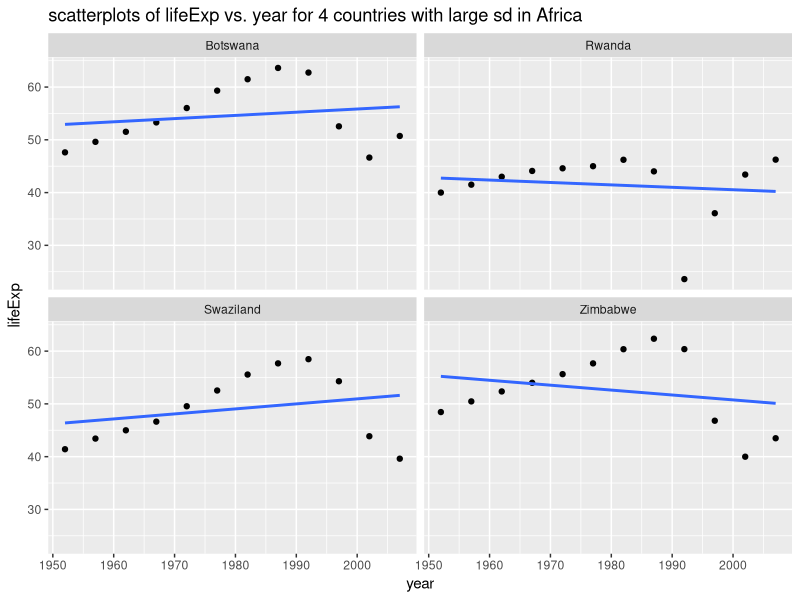
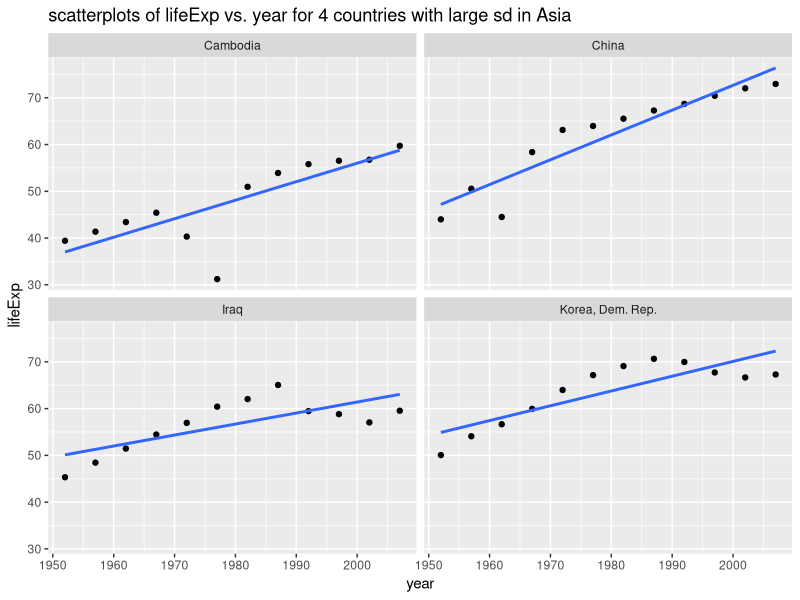
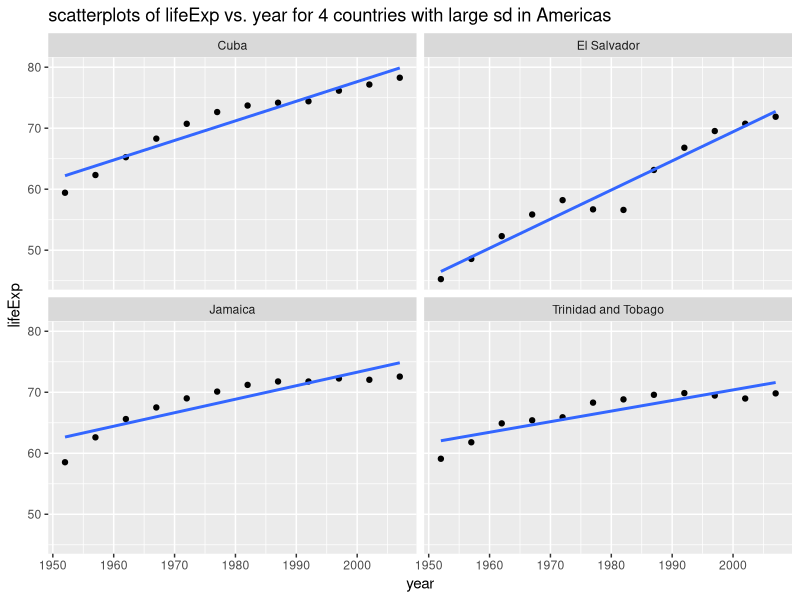
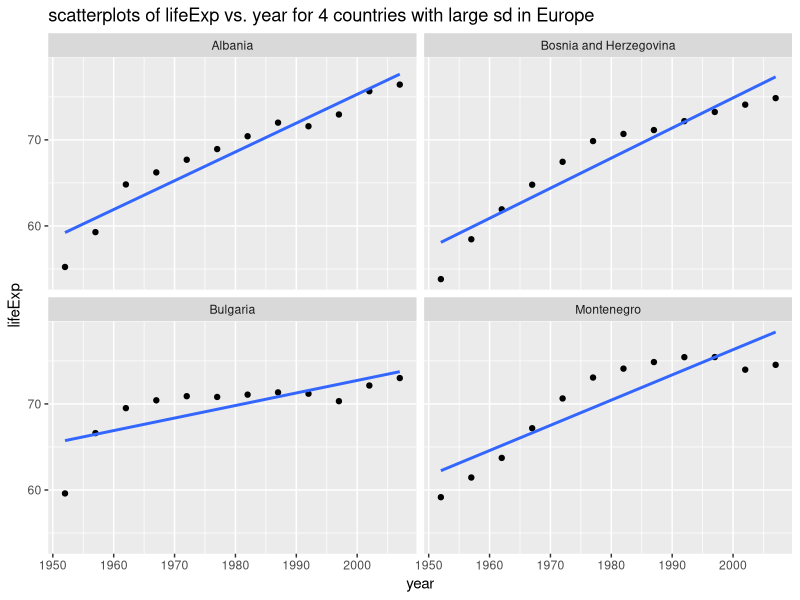

R code for these plots, in order:
library(ggplot2)
library(plyr)
library(dplyr)
library(broom)
library(tidyverse)

# import the data created in the first script
gapminder <- read.delim("gapminder_reorder.tsv")

## make sure the new continent order is still in force
gapminder%>%
  group_by(continent)%>%
  summarise(min(lifeExp))

## Fit a linear regression of life expectancy on year within each country. 
## Write the estimated intercepts, slopes, and residual error variance (or sd) to file. 
## The R package broom may be useful here.
le_l_yr <- function(df) {
  lm(lifeExp ~ I(year - 1950), data = df)
}

gap_nested2 <- gapminder %>% 
  group_by(continent, country) %>% 
  nest()

gap_coefs2 <- gap_nested2 %>% 
  mutate(fit = map(data, le_l_yr),
         tidy = map(fit, tidy)) %>% 
  dplyr::select(continent, country, tidy) %>% 
  unnest(tidy)

gap_coefs2 <- gap_coefs2 %>%
  mutate(term = recode(term,
                       `(Intercept)` = "intercept",
                       `I(year - 1950)` = "slope"))

gap_ests2 <- gap_coefs2 %>% 
  dplyr::select(continent:std.error) %>% 
  spread(key = term, value = estimate)

write.table(gap_ests2,
            "estimated_intercepts_slopes_and_sd.tsv", quote = FALSE,
            sep = "\t", row.names = FALSE)

## Find the 3 or 4 “worst” and “best” countries for each continent.
## I will choose 4 countries in each continent with the largest std.error as the "worst" 
## countries. Since large residual std.error indicates that the linear model fit the data poorly.

large_sd_africa <- gap_ests2%>%
  filter(continent=="Africa")%>%
  arrange(desc(std.error))

country_africa <- head(large_sd_africa,4)[,c("continent","country","std.error")]


large_sd_asia <- gap_ests2%>%
  filter(continent=="Asia")%>%
  arrange(desc(std.error))
country_asia <- head(large_sd_asia,4)[,c("continent","country","std.error")]

  
large_sd_america <- gap_ests2%>%
  filter(continent=="Americas")%>%
  arrange(desc(std.error))
country_america <- head(large_sd_america,4)[,c("continent","country","std.error")]


large_sd_europe <- gap_ests2%>%
  filter(continent=="Europe")%>%
  arrange(desc(std.error))
country_europe <- head(large_sd_europe,4)[,c("continent","country","std.error")]


country_large_se <- list(country_africa,country_asia,country_america,country_europe) %>%
  Reduce(function(dtf1,dtf2) full_join(dtf1,dtf2,by = c("continent", "country", "std.error")), .)

## Create a figure for each continent, and write one file per continent, 
## with an informative name. The figure should give scatterplots of 
## life expectancy vs. year, faceting on country, fitted line overlaid.
###### the 4 countries above

# for Africa
p_africa <- gapminder%>%
  filter(country %in% c("Zimbabwe", "Swaziland","Rwanda","Botswana"))%>%
  ggplot(aes(x = year, y=lifeExp)) + geom_point() + geom_smooth(se=FALSE, method="lm") +
  facet_wrap(~ country) + 
	labs(title="scatterplots of lifeExp vs. year for 4 countries with large sd in Africa")
ggsave("countries_in_Africa_with_large_se.png", p_africa)

# for Asia
p_asia <- gapminder%>%
  filter(country %in% c("Cambodia", "Iraq","Korea, Dem. Rep.","China"))%>%
  ggplot(aes(x = year, y=lifeExp)) + geom_point() + geom_smooth(se=FALSE, method="lm") +
  facet_wrap(~ country) + 
	labs(title="scatterplots of lifeExp vs. year for 4 countries with large sd in Asia")
ggsave("countries_in_Asia_with_large_se.png", p_asia)

# for Americas
p_americas <- gapminder%>%
  filter(country %in% c("Jamaica", "El Salvador","Cuba","Trinidad and Tobago"))%>%
  ggplot(aes(x = year, y=lifeExp)) + geom_point() + geom_smooth(se=FALSE, method="lm") +
  facet_wrap(~ country) + 
	labs(title="scatterplots of lifeExp vs. year for 4 countries with large sd in Americas")
ggsave("countries_in_Americas_with_large_se.png", p_americas)

# for Europe
p_europe <- gapminder%>%
  filter(country %in% c("Montenegro", "Bulgaria","Bosnia and Herzegovina","Albania"))%>%
  ggplot(aes(x = year, y=lifeExp)) + geom_point() + geom_smooth(se=FALSE, method="lm") +
  facet_wrap(~ country) + 
	labs(title="scatterplots of lifeExp vs. year for 4 countries with large sd in Europe")
ggsave("countries_in_europe_with_large_se.png", p_europe)


